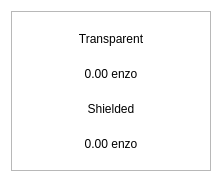
<?xml version="1.0" encoding="UTF-8"?>
<ui version="4.0">
 <class>BalanceBubble</class>
 <widget class="QWidget" name="BalanceBubble">
  <property name="geometry">
   <rect>
    <x>0</x>
    <y>0</y>
    <width>218</width>
    <height>178</height>
   </rect>
  </property>
  <property name="minimumSize">
   <size>
    <width>218</width>
    <height>178</height>
   </size>
  </property>
  <property name="maximumSize">
   <size>
    <width>250</width>
    <height>178</height>
   </size>
  </property>
  <property name="windowTitle">
   <string>Form</string>
  </property>
  <property name="styleSheet">
   <string notr="true">#BalanceBubble{
background-color:transparent
}</string>
  </property>
  <layout class="QVBoxLayout" name="verticalLayout_2">
   <property name="spacing">
    <number>0</number>
   </property>
   <item>
    <widget class="QFrame" name="frame">
     <property name="minimumSize">
      <size>
       <width>200</width>
       <height>160</height>
      </size>
     </property>
     <property name="maximumSize">
      <size>
       <width>250</width>
       <height>160</height>
      </size>
     </property>
     <property name="styleSheet">
      <string notr="true"/>
     </property>
     <property name="frameShape">
      <enum>QFrame::StyledPanel</enum>
     </property>
     <property name="frameShadow">
      <enum>QFrame::Raised</enum>
     </property>
     <property name="lineWidth">
      <number>10</number>
     </property>
     <layout class="QVBoxLayout" name="verticalLayout">
      <property name="spacing">
       <number>0</number>
      </property>
      <item>
       <layout class="QHBoxLayout" name="horizontalLayout">
        <item>
         <widget class="QLabel" name="lblFirst">
          <property name="styleSheet">
           <string notr="true"/>
          </property>
          <property name="text">
           <string>Transparent</string>
          </property>
          <property name="alignment">
           <set>Qt::AlignCenter</set>
          </property>
         </widget>
        </item>
       </layout>
      </item>
      <item>
       <widget class="QLabel" name="textTransparent">
        <property name="styleSheet">
         <string notr="true"/>
        </property>
        <property name="text">
         <string>0.00 enzo</string>
        </property>
        <property name="alignment">
         <set>Qt::AlignCenter</set>
        </property>
       </widget>
      </item>
      <item>
       <widget class="QLabel" name="lblSecond">
        <property name="styleSheet">
         <string notr="true"/>
        </property>
        <property name="text">
         <string>Shielded</string>
        </property>
        <property name="alignment">
         <set>Qt::AlignCenter</set>
        </property>
       </widget>
      </item>
      <item>
       <widget class="QLabel" name="textShielded">
        <property name="styleSheet">
         <string notr="true"/>
        </property>
        <property name="text">
         <string>0.00 enzo</string>
        </property>
        <property name="alignment">
         <set>Qt::AlignCenter</set>
        </property>
       </widget>
      </item>
     </layout>
    </widget>
   </item>
  </layout>
 </widget>
 <resources/>
 <connections/>
</ui>
